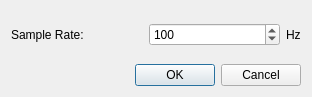
<?xml version="1.0" encoding="UTF-8"?>
<ui version="4.0">
 <class>RateDialog</class>
 <widget class="QDialog" name="RateDialog">
  <property name="geometry">
   <rect>
    <x>0</x>
    <y>0</y>
    <width>312</width>
    <height>97</height>
   </rect>
  </property>
  <property name="windowTitle">
   <string>Rate</string>
  </property>
  <layout class="QVBoxLayout" name="verticalLayout">
   <item>
    <layout class="QHBoxLayout" name="horizontalLayout">
     <item>
      <widget class="QLabel" name="label">
       <property name="text">
        <string>Sample Rate: </string>
       </property>
      </widget>
     </item>
     <item>
      <widget class="QSpinBox" name="spinBox">
       <property name="minimum">
        <number>1</number>
       </property>
       <property name="maximum">
        <number>5000</number>
       </property>
       <property name="singleStep">
        <number>1</number>
       </property>
       <property name="value">
        <number>100</number>
       </property>
      </widget>
     </item>
     <item>
      <widget class="QLabel" name="label_2">
       <property name="sizePolicy">
        <sizepolicy hsizetype="Fixed" vsizetype="Preferred">
         <horstretch>0</horstretch>
         <verstretch>0</verstretch>
        </sizepolicy>
       </property>
       <property name="text">
        <string>Hz</string>
       </property>
      </widget>
     </item>
    </layout>
   </item>
   <item>
    <widget class="QDialogButtonBox" name="buttonBox">
     <property name="orientation">
      <enum>Qt::Horizontal</enum>
     </property>
     <property name="standardButtons">
      <set>QDialogButtonBox::Cancel|QDialogButtonBox::Ok</set>
     </property>
    </widget>
   </item>
  </layout>
 </widget>
 <resources/>
 <connections>
  <connection>
   <sender>buttonBox</sender>
   <signal>accepted()</signal>
   <receiver>RateDialog</receiver>
   <slot>accept()</slot>
   <hints>
    <hint type="sourcelabel">
     <x>248</x>
     <y>254</y>
    </hint>
    <hint type="destinationlabel">
     <x>157</x>
     <y>274</y>
    </hint>
   </hints>
  </connection>
  <connection>
   <sender>buttonBox</sender>
   <signal>rejected()</signal>
   <receiver>RateDialog</receiver>
   <slot>reject()</slot>
   <hints>
    <hint type="sourcelabel">
     <x>316</x>
     <y>260</y>
    </hint>
    <hint type="destinationlabel">
     <x>286</x>
     <y>274</y>
    </hint>
   </hints>
  </connection>
 </connections>
</ui>
